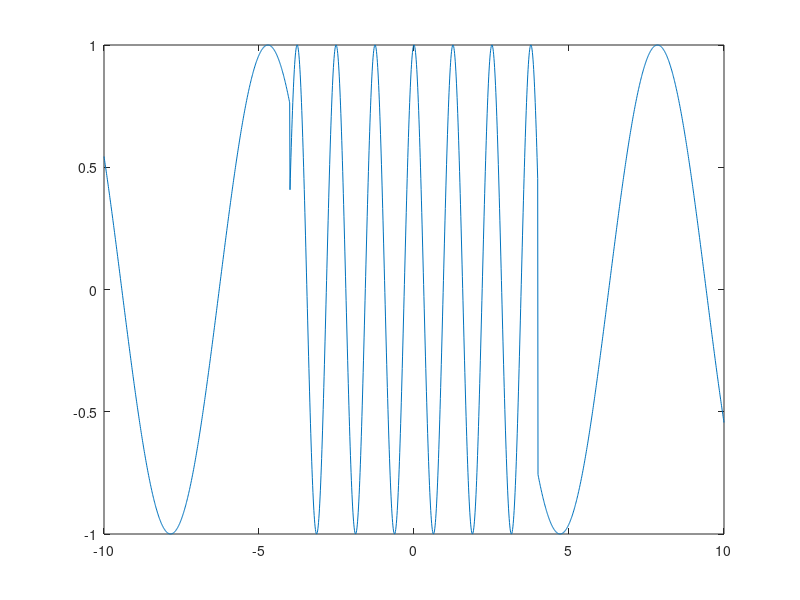

This chart was generated by the following MATLAB code:
function test5_1_5()
%Exemple 5_1_5
a=-10;
b=-4;
c=4;
d=10;
f=0.01; %factorization step
t=a:f:d;
k=max(size(t));
for i=1:k
    if (((t(i)>=a) & (t(i)<b)) | ((t(i)>=c) &(t(i)<=d)))
        y(i)=sin(t(i));
    end
    if ((t(i)>=b) & (t(i)<c))
        y(i)=cos(5*t(i));
    end
end
plot(t,y);